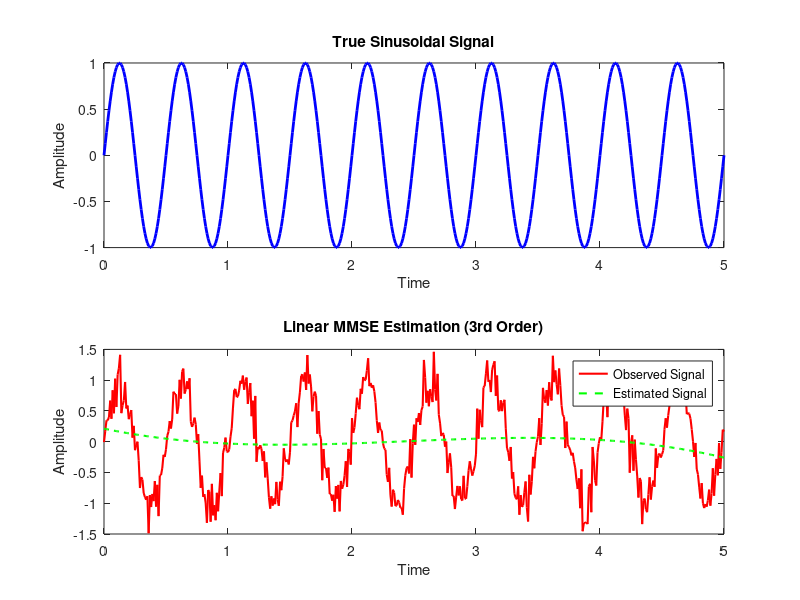

Here is the MATLAB script that generated this plot: (Note: this script raises an error after producing the figure.)
% Parameters
f = 2;          % Frequency of the true sinusoidal signal (in Hz)
A = 1;          % Amplitude of the true sinusoidal signal
noise_std = 0.2; % Standard deviation of Gaussian noise

% Time vector
t = 0:0.01:5;

% True signal (sinusoidal)
true_signal = A * sin(2 * pi * f * t);

% Generate additive white Gaussian noise
noise = noise_std * randn(size(t));

% Observed signal (true signal + noise)
observed_signal = true_signal + noise;

% Linear MMSE estimation (3rd order)
N = length(t);
X = [ones(N, 1), t', t'.^2, t'.^3]; % Design matrix

% Calculate optimal coefficients using the linear MMSE formula
A_optimal = (X' * X) \ (X' * observed_signal');

% Estimated signal using the 3rd-order linear MMSE estimator
estimated_signal = X * A_optimal;

% Plotting
figure;

subplot(2, 1, 1);
plot(t, true_signal, 'b', 'LineWidth', 2);
title('True Sinusoidal Signal');
xlabel('Time');
ylabel('Amplitude');

subplot(2, 1, 2);
plot(t, observed_signal, 'r', 'LineWidth', 1.5);
hold on;
plot(t, estimated_signal, 'g--', 'LineWidth', 1.5);
title('Linear MMSE Estimation (3rd Order)');
xlabel('Time');
ylabel('Amplitude');
legend('Observed Signal', 'Estimated Signal');

sgtitle('Example of 3rd Order Linear MMSE Estimation');
